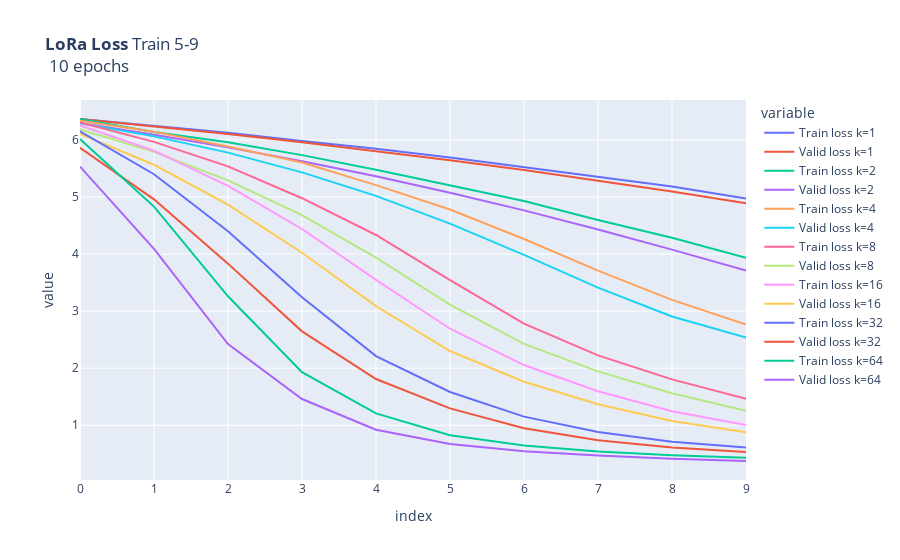
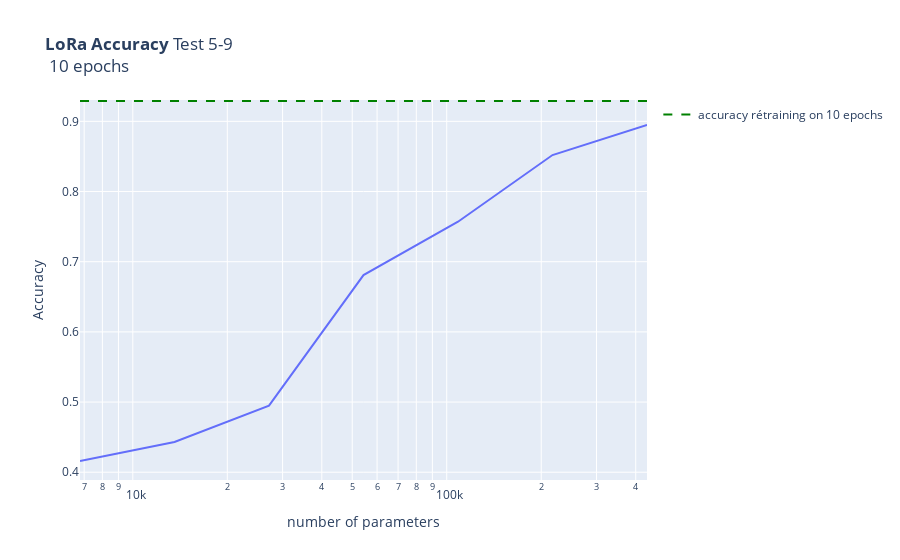

Source (notebook cell) for these figures, in order:
### Code cell
################
# Script plots #
################

px.line(df_loss, title = "<b>LoRa Loss</b> Train 5-9 <br> 10 epochs").show()
px.line(
        df_score, 
        x = "number of parameters", 
        y = "Accuracy",  
        title = "<b>LoRa Accuracy</b> Test 5-9 <br> 10 epochs",
        hover_data=["number of parameters", "Accuracy", "Rank"],
        log_x=True
    ).add_hline(
        y=score_10epoch, 
        line_dash="dash", 
        line_color="green",
        name='accuracy rétraining on 10 epochs',
        showlegend=True
    ).show()

### Figure 1 — Plotly figure (JSON) as saved in the notebook; plotly's stock layout.template omitted (floating-point values rounded to 4 significant figures)
{"data": [{"hovertemplate": "variable=Train loss k=1<br>index=%{x}<br>value=%{y}<extra></extra>", "legendgroup": "Train loss k=1", "line": {"color": "#636efa", "dash": "solid"}, "marker": {"symbol": "circle"}, "mode": "lines", "name": "Train loss k=1", "orientation": "v", "showlegend": true, "type": "scatter", "x": [0, 1, 2, 3, 4, 5, 6, 7, 8, 9], "xaxis": "x", "y": [6.364, 6.249, 6.125, 5.982, 5.845, 5.69, 5.518, 5.346, 5.183, 4.973], "yaxis": "y"}, {"hovertemplate": "variable=Valid loss k=1<br>index=%{x}<br>value=%{y}<extra></extra>", "legendgroup": "Valid loss k=1", "line": {"color": "#EF553B", "dash": "solid"}, "marker": {"symbol": "circle"}, "mode": "lines", "name": "Valid loss k=1", "orientation": "v", "showlegend": true, "type": "scatter", "x": [0, 1, 2, 3, 4, 5, 6, 7, 8, 9], "xaxis": "x", "y": [6.364, 6.238, 6.103, 5.958, 5.806, 5.643, 5.471, 5.289, 5.094, 4.889], "yaxis": "y"}, {"hovertemplate": "variable=Train loss k=2<br>index=%{x}<br>value=%{y}<extra></extra>", "legendgroup": "Train loss k=2", "line": {"color": "#00cc96", "dash": "solid"}, "marker": {"symbol": "circle"}, "mode": "lines", "name": "Train loss k=2", "orientation": "v", "showlegend": true, "type": "scatter", "x": [0, 1, 2, 3, 4, 5, 6, 7, 8, 9], "xaxis": "x", "y": [6.366, 6.139, 5.96, 5.733, 5.477, 5.205, 4.931, 4.596, 4.287, 3.935], "yaxis": "y"}, {"hovertemplate": "variable=Valid loss k=2<br>index=%{x}<br>value=%{y}<extra></extra>", "legendgroup": "Valid loss k=2", "line": {"color": "#ab63fa", "dash": "solid"}, "marker": {"symbol": "circle"}, "mode": "lines", "name": "Valid loss k=2", "orientation": "v", "showlegend": true, "type": "scatter", "x": [0, 1, 2, 3, 4, 5, 6, 7, 8, 9], "xaxis": "x", "y": [6.295, 6.091, 5.869, 5.625, 5.362, 5.074, 4.765, 4.431, 4.078, 3.71], "yaxis": "y"}, {"hovertemplate": "variable=Train loss k=4<br>index=%{x}<br>value=%{y}<extra></extra>", "legendgroup": "Train loss k=4", "line": {"color": "#FFA15A", "dash": "solid"}, "marker": {"symbol": "circle"}, "mode": "lines", "name": "Train loss k=4", "orientation": "v", "showlegend": true, "type": "scatter", "x": [0, 1, 2, 3, 4, 5, 6, 7, 8, 9], "xaxis": "x", "y": [6.336, 6.141, 5.885, 5.605, 5.208, 4.781, 4.263, 3.71, 3.197, 2.765], "yaxis": "y"}, {"hovertemplate": "variable=Valid loss k=4<br>index=%{x}<br>value=%{y}<extra></extra>", "legendgroup": "Valid loss k=4", "line": {"color": "#19d3f3", "dash": "solid"}, "marker": {"symbol": "circle"}, "mode": "lines", "name": "Valid loss k=4", "orientation": "v", "showlegend": true, "type": "scatter", "x": [0, 1, 2, 3, 4, 5, 6, 7, 8, 9], "xaxis": "x", "y": [6.292, 6.061, 5.777, 5.431, 5.019, 4.533, 3.985, 3.412, 2.905, 2.536], "yaxis": "y"}, {"hovertemplate": "variable=Train loss k=8<br>index=%{x}<br>value=%{y}<extra></extra>", "legendgroup": "Train loss k=8", "line": {"color": "#FF6692", "dash": "solid"}, "marker": {"symbol": "circle"}, "mode": "lines", "name": "Train loss k=8", "orientation": "v", "showlegend": true, "type": "scatter", "x": [0, 1, 2, 3, 4, 5, 6, 7, 8, 9], "xaxis": "x", "y": [6.307, 5.965, 5.536, 4.978, 4.334, 3.543, 2.78, 2.225, 1.804, 1.463], "yaxis": "y"}, {"hovertemplate": "variable=Valid loss k=8<br>index=%{x}<br>value=%{y}<extra></extra>", "legendgroup": "Valid loss k=8", "line": {"color": "#B6E880", "dash": "solid"}, "marker": {"symbol": "circle"}, "mode": "lines", "name": "Valid loss k=8", "orientation": "v", "showlegend": true, "type": "scatter", "x": [0, 1, 2, 3, 4, 5, 6, 7, 8, 9], "xaxis": "x", "y": [6.185, 5.79, 5.29, 4.682, 3.938, 3.113, 2.426, 1.944, 1.562, 1.254], "yaxis": "y"}, {"hovertemplate": "variable=Train loss k=16<br>index=%{x}<br>value=%{y}<extra></extra>", "legendgroup": "Train loss k=16", "line": {"color": "#FF97FF", "dash": "solid"}, "marker": {"symbol": "circle"}, "mode": "lines", "name": "Train loss k=16", "orientation": "v", "showlegend": true, "type": "scatter", "x": [0, 1, 2, 3, 4, 5, 6, 7, 8, 9], "xaxis": "x", "y": [6.255, 5.811, 5.196, 4.439, 3.547, 2.691, 2.055, 1.595, 1.247, 1.004], "yaxis": "y"}, {"hovertemplate": "variable=Valid loss k=16<br>index=%{x}<br>value=%{y}<extra></extra>", "legendgroup": "Valid loss k=16", "line": {"color": "#FECB52", "dash": "solid"}, "marker": {"symbol": "circle"}, "mode": "lines", "name": "Valid loss k=16", "orientation": "v", "showlegend": true, "type": "scatter", "x": [0, 1, 2, 3, 4, 5, 6, 7, 8, 9], "xaxis": "x", "y": [6.103, 5.564, 4.865, 4.023, 3.088, 2.301, 1.762, 1.369, 1.075, 0.8786], "yaxis": "y"}, {"hovertemplate": "variable=Train loss k=32<br>index=%{x}<br>value=%{y}<extra></extra>", "legendgroup": "Train loss k=32", "line": {"color": "#636efa", "dash": "solid"}, "marker": {"symbol": "circle"}, "mode": "lines", "name": "Train loss k=32", "orientation": "v", "showlegend": true, "type": "scatter", "x": [0, 1, 2, 3, 4, 5, 6, 7, 8, 9], "xaxis": "x", "y": [6.15, 5.398, 4.4, 3.241, 2.211, 1.583, 1.151, 0.881, 0.7108, 0.6122], "yaxis": "y"}, {"hovertemplate": "variable=Valid loss k=32<br>index=%{x}<br>value=%{y}<extra></extra>", "legendgroup": "Valid loss k=32", "line": {"color": "#EF553B", "dash": "solid"}, "marker": {"symbol": "circle"}, "mode": "lines", "name": "Valid loss k=32", "orientation": "v", "showlegend": true, "type": "scatter", "x": [0, 1, 2, 3, 4, 5, 6, 7, 8, 9], "xaxis": "x", "y": [5.863, 4.958, 3.832, 2.645, 1.81, 1.295, 0.9465, 0.7353, 0.612, 0.5324], "yaxis": "y"}, {"hovertemplate": "variable=Train loss k=64<br>index=%{x}<br>value=%{y}<extra></extra>", "legendgroup": "Train loss k=64", "line": {"color": "#00cc96", "dash": "solid"}, "marker": {"symbol": "circle"}, "mode": "lines", "name": "Train loss k=64", "orientation": "v", "showlegend": true, "type": "scatter", "x": [0, 1, 2, 3, 4, 5, 6, 7, 8, 9], "xaxis": "x", "y": [6.014, 4.831, 3.26, 1.931, 1.208, 0.8243, 0.6462, 0.5409, 0.4751, 0.4298], "yaxis": "y"}, {"hovertemplate": "variable=Valid loss k=64<br>index=%{x}<br>value=%{y}<extra></extra>", "legendgroup": "Valid loss k=64", "line": {"color": "#ab63fa", "dash": "solid"}, "marker": {"symbol": "circle"}, "mode": "lines", "name": "Valid loss k=64", "orientation": "v", "showlegend": true, "type": "scatter", "x": [0, 1, 2, 3, 4, 5, 6, 7, 8, 9], "xaxis": "x", "y": [5.532, 4.089, 2.423, 1.459, 0.9219, 0.6718, 0.5467, 0.4699, 0.4146, 0.3737], "yaxis": "y"}], "layout": {"autosize": true, "legend": {"title": {"text": "variable"}, "tracegroupgap": 0}, "title": {"text": "<b>LoRa Loss</b> Train 5-9 <br> 10 epochs"}, "xaxis": {"anchor": "y", "autorange": true, "domain": [0, 1], "range": [0, 9], "title": {"text": "index"}, "type": "linear"}, "yaxis": {"anchor": "x", "autorange": true, "domain": [0, 1], "range": [0.04082, 6.699], "title": {"text": "value"}, "type": "linear"}}}

### Figure 2 — Plotly figure (JSON) as saved in the notebook; plotly's stock layout.template omitted (floating-point values rounded to 4 significant figures)
{"data": [{"customdata": [[1], [2], [4], [8], [16], [32], [64]], "hovertemplate": "number of parameters=%{x}<br>Accuracy=%{y}<br>Rank=%{customdata[0]}<extra></extra>", "legendgroup": "", "line": {"color": "#636efa", "dash": "solid"}, "marker": {"symbol": "circle"}, "mode": "lines", "name": "", "orientation": "v", "showlegend": false, "type": "scatter", "x": [6789, 13578, 27156, 54312, 108624, 217248, 434496], "xaxis": "x", "y": [0.416, 0.443, 0.495, 0.681, 0.757, 0.852, 0.895], "yaxis": "y"}], "layout": {"autosize": true, "legend": {"tracegroupgap": 0}, "shapes": [{"line": {"color": "green", "dash": "dash"}, "name": "accuracy rétraining on 10 epochs", "showlegend": true, "type": "line", "x0": 0, "x1": 1, "xref": "x domain", "y0": 0.929, "y1": 0.929, "yref": "y"}], "title": {"text": "<b>LoRa Accuracy</b> Test 5-9 <br> 10 epochs"}, "xaxis": {"anchor": "y", "autorange": true, "domain": [0, 1], "range": [3.832, 5.638], "title": {"text": "number of parameters"}, "type": "log"}, "yaxis": {"anchor": "x", "autorange": true, "domain": [0, 1], "range": [0.3888, 0.932], "title": {"text": "Accuracy"}, "type": "linear"}}}
